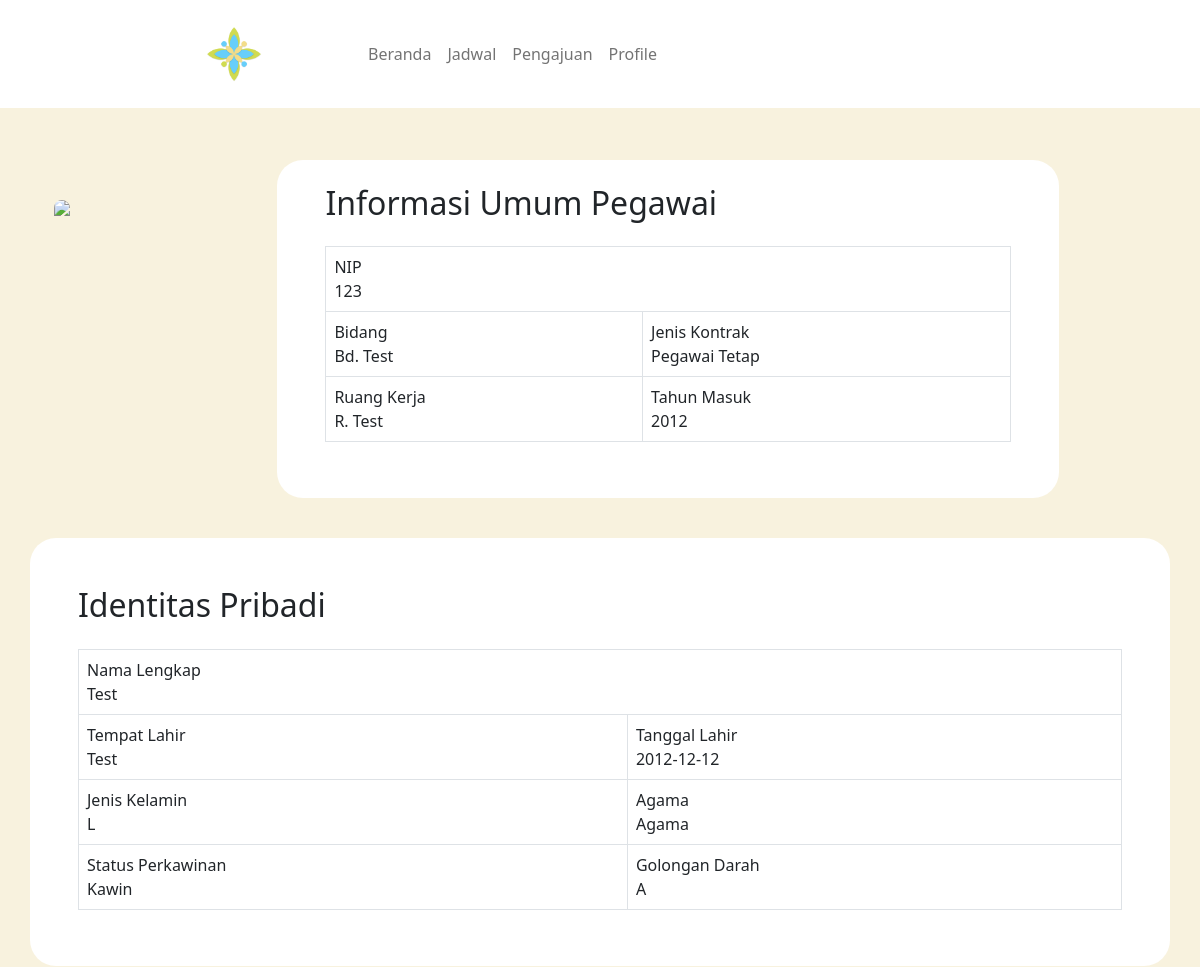
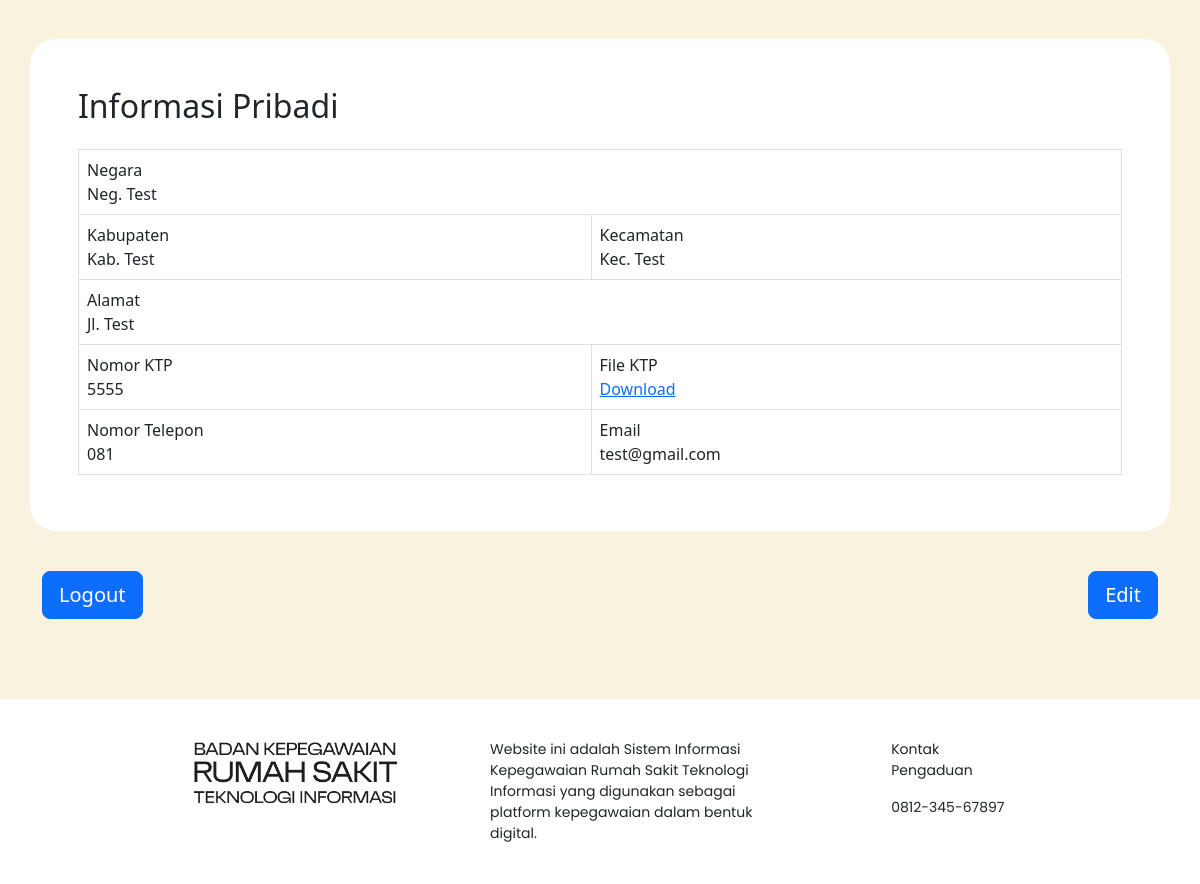
The page /profile.php (signed in) on the database its author committed (2 pictures, top to bottom).
### tables this page shows
CREATE TABLE tb_pegawai(
	id_pegawai INT AUTO_INCREMENT,
	id_jabatan INT,
	username VARCHAR(255),
	email VARCHAR(255),
	password_pg VARCHAR(255),
	nip VARCHAR(18),
	nama VARCHAR(255),
	foto_profile MEDIUMBLOB,
	no_hp VARCHAR(15),
	alamat VARCHAR(255),
	kecamatan VARCHAR(255),
	kabupaten VARCHAR(255),
	negara VARCHAR(255),
	agama VARCHAR(255),
	jenis_kelamin ENUM('L','P'),
	golongan_darah ENUM('A','B','AB','O'),
	tempat_lahir VARCHAR(255),
	tgl_lahir DATE,
	status_kawin ENUM('Kawin','Belum Kawin'),
	no_ktp VARCHAR(16),
	file_ktp MEDIUMBLOB,
	tahun_masuk YEAR,
	jenis_kontrak VARCHAR(255),
	bidang VARCHAR(255),
	ruangan VARCHAR(255),
	tgl_buat TIMESTAMP,
	PRIMARY KEY(id_pegawai),
	FOREIGN KEY(id_jabatan) REFERENCES tb_jabatan(id_jabatan),
	UNIQUE(username),
	UNIQUE(nip),
	UNIQUE(no_ktp)
);

### profile.php (the view, shortened to what this page needs)
<?php
if (!isset($_SESSION["id_pegawai"])) {
    header("location:login.php");
} else {
    require "./dbConnection.php";
    $sql = 'SELECT *
            FROM tb_pegawai
            WHERE id_pegawai = :id_pegawai';
    $statement = $pdo->prepare($sql);
    $statement->bindParam(':id_pegawai', $_SESSION["id_pegawai"], PDO::PARAM_STR);
    $statement->execute();
    $user = $statement->fetch(PDO::FETCH_ASSOC);
}
?>
<!doctype html>
<html lang="en">
<head>
    <link rel="stylesheet" href="style/beranda.css">
    <link href="https://cdn.jsdelivr.net/npm/bootstrap@5.2.3/dist/css/bootstrap.min.css" rel="stylesheet">
</head>
<body class="d-flex flex-column min-vh-100" style="background-color: #F8F2DE;">
    <div class="d-flex flex-column justify-content-start header fixed-top">
        <nav class="navbar navbar-expand-sm">
            <div class="container-fluid">
                <img src="img/char-logo.png" alt="logo-rumah-sakit" height="60" class="kiri" style="padding-right: 8vw;">
                <div class="collapse navbar-collapse" id="navbarNav">
                    <ul class="navbar-nav text-center">
                        <li class="nav-item">
                        <a class="nav-link" aria-current="page" href="beranda-after.php">Beranda</a>
                        </li>
                        <li class="nav-item">
                        <a class="nav-link" href="jadwal.php">Jadwal</a>
                        </li>
                        <li class="nav-item">
                        <a class="nav-link" href="pengajuan.php">Pengajuan</a>
                        </li>
                        <li class="nav-item ">
                            <a class="nav-link" href="profile.php">Profile</a>
                        </li>
                    </ul>
                </div>
            </div>
        </nav>
    </div>
    <div class="container" style="padding-top:20vh;">
        <div class="d-lg-flex flex-row justify-content-center">
            <img class="foto-profile" height="250px" style="margin-right: 9vw; margin-left: 1vw; margin-top: 5vh; border-radius:30px;"/>
            <div class="container" style="background-color: #ffff; border-radius: 26px; width: 70%;">
                <div class="d-flex flex-column justify-content-evenly" style="margin-top: 3vh; margin-left: 3vw; margin-right: 3vw; margin-bottom: 5vh;">
                    <h2>Informasi Umum Pegawai</h2>
                    <table class="table table-bordered" style="margin-top: 2vh; width:100%">
                        <tbody>
                            <tr>
                            <td colspan="2">NIP<br><?= $user['nip']; ?></td>
                            </tr>
                            <tr>
                            <td>Bidang<br><?= $user['bidang']; ?></td>
                            <td>Jenis Kontrak<br><?= $user['jenis_kontrak']; ?></td>
                            </tr>
                            <tr>
                            <td>Ruang Kerja<br><?= $user['ruangan']; ?></td>
                            <td>Tahun Masuk<br><?= $user['tahun_masuk']; ?></td>
                            </tr>
                        </tbody>
                    </table>
                </div>
            </div>
        </div>
    </div>
    <div class="container" style="background-color: #ffff; border-radius: 26px; padding-top:3vh; margin-top:5vh;">
        <div class="d-flex flex-column justify-content-evenly" style="margin-top: 3vh; margin-left: 3vw; margin-right: 3vw; margin-bottom: 5vh;">
            <h2>Identitas Pribadi</h2>
            <table class="table table-bordered" style="margin-top: 2vh; width:100%">
                <tbody>
                    <tr>
                    <td colspan="2">Nama Lengkap<br><?= $user['nama']; ?></td>
                    </tr>
                    <tr>
                    <td>Tempat Lahir<br><?= $user['tempat_lahir']; ?></td>
                    <td>Tanggal Lahir<br><?= $user['tgl_lahir']; ?></td>
                    </tr>
                    <tr>
                    <td>Jenis Kelamin<br><?= $user['jenis_kelamin']; ?></td>
                    <td>Agama<br><?= $user['agama']; ?></td>
                    </tr>
                    <tr>
                    <td>Status Perkawinan<br><?= $user['status_kawin']; ?></td>
                    <td>Golongan Darah<br><?= $user['golongan_darah']; ?></td>
                    </tr>
                </tbody>
            </table>
        </div>
    </div>
    <div class="container" style="background-color: #ffff; border-radius: 26px; padding-top:3vh; margin-top:5vh;">
        <div class="d-flex flex-column justify-content-evenly" style="margin-top: 3vh; margin-left: 3vw; margin-right: 3vw; margin-bottom: 5vh;">
            <h2>Informasi Pribadi</h2>
            <table class="table table-bordered" style="margin-top: 2vh; width:100%">
                <tbody>
                    <tr>
                    <td colspan="2">Negara<br><?= $user['negara']; ?></td>
                    </tr>
                    <tr>
                    <td>Kabupaten<br><?= $user['kabupaten']; ?></td>
                    <td>Kecamatan<br><?= $user['kecamatan']; ?></td>
                    </tr>
                    <tr>
                    <td colspan="2">Alamat<br><?= $user['alamat']; ?></td>
                    </tr>
                    <tr>
                    <td>Nomor KTP<br><?= $user['no_ktp']; ?></td>
                    <td>File KTP<br><a download="file_ktp.PDF">Download</a></td>
                    </tr>
                    <tr>
                    <td>Nomor Telepon<br><?= $user['no_hp']; ?></td>
                    <td>Email<br><?= $user['email']; ?></td>
                    </tr>
                </tbody>
            </table>
        </div>
    </div>
    <div class="container d-lg-flex flex-row justify-content-between" style="margin-top: 5vh;">
        <a href="logout.php">
            <button type="button" class="btn btn-primary btn-lg">Logout</button>
        </a>
        <a href="profile_edit.php">
            <button type="button" class="btn btn-primary btn-lg">Edit</button>
        </a>
    </div>
    <div class="d-flex flex-row-lg justify-content-evenly footer">
        <div class="d-lg-flex flex-row justify-content-between">
            <img src="img/title-logo-black-2.png" alt="logo pegawai" height="70px" style="padding-right: 80px">
            <p class="desc">Website ini adalah Sistem Informasi Kepegawaian Rumah Sakit Teknologi Informasi yang digunakan sebagai platform kepegawaian dalam bentuk digital.</p>
        </div>
        <div class="d-flex flex-column justify-content-start informasi">
            <p class="kontak">Kontak Pengaduan</p>
            <p class="nomor">0812-345-67897</p>
        </div>
    </div>
</body>
</html>

### style/beranda.css (style rules this page uses)
body { min-height: 100vh; }
.header { background-color: #ffff; padding-top: 2vh; padding-bottom: 2vh; padding-left: 16vw; }
.footer { position: sticky; top: 100%; background-color: #ffff; padding-left: 16vw; padding-right: 16vw; padding-top: 5vh; padding-bottom: 3vh; margin-top: 10vh; }
.desc { margin-right: 10vw; margin-left: 1vw; font-size: 14px; font-family: "poppins"; }
.kontak { font-size: 14px; font-family: "poppins"; }
.nomor { font-size: 14px; font-family: "poppins"; }
.informasi { width: 250px; }

### rows shown on the page
tb_pegawai: nip "123", bidang "Bd. Test", jenis_kontrak "Pegawai Tetap", ruangan "R. Test", tahun_masuk "2012", nama "Test", tempat_lahir "Test", tgl_lahir "2012-12-12", jenis_kelamin "L", agama "Agama", status_kawin "Kawin", golongan_darah "A", negara "Neg. Test", kabupaten "Kab. Test", kecamatan "Kec. Test", alamat "Jl. Test", no_ktp "5555", no_hp "081", email "test@gmail.com"
